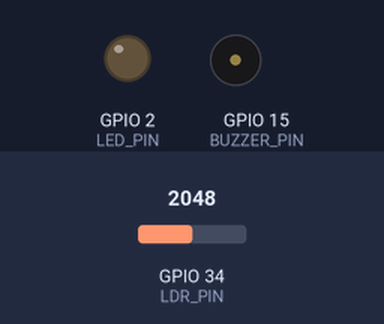
This sketch was run on a simulated ESP32. Parts: output pins drawn as LEDs (lit = HIGH), buzzer (waves = sounding). The test bench sets the inputs (shaded band); at power-on: GPIO 34 (LDR_PIN) = 2048.

Above: at 1.2 s.
1.3 s: GPIO 34 (LDR_PIN) set to 2866
At 1.9 s:
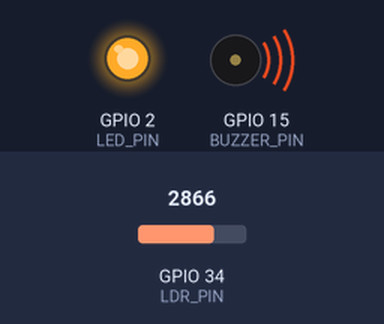
Timing chart, 0 to 4.3 s (numbered marks = the images above; inputs shaded):
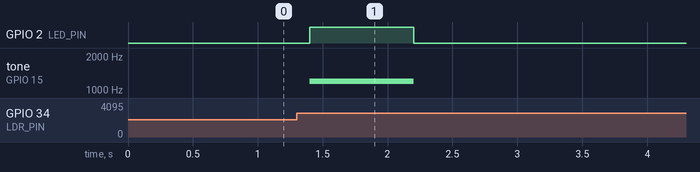

The sketch:

Projeto4.ino
```cpp
#define LDR_PIN 34
#define LED_PIN 2
#define BUZZER_PIN 15

int ultimaLeitura = 0;

void setup(){
  Serial.begin(115200);

  pinMode(LED_PIN, OUTPUT);
  pinMode(BUZZER_PIN, OUTPUT);

  ultimaLeitura = analogRead(LDR_PIN);
}

void loop(){
  int leitura = analogRead(LDR_PIN);

  if (abs(leitura - ultimaLeitura) > 500) {
    digitalWrite(LED_PIN, HIGH);
    tone(BUZZER_PIN, 1200);
    delay(800);
  }

  digitalWrite(LED_PIN, LOW);
  noTone(BUZZER_PIN);

  ultimaLeitura = leitura;
  delay(200);
}
```

Measured:
- after the input at 1.3 s, GPIO 2 (LED_PIN): LOW → HIGH after 0.10 s, → LOW 0.80 s later; tone on GPIO 15 (BUZZER_PIN): silent → 1200 Hz after 0.10 s, → silent 0.80 s later
